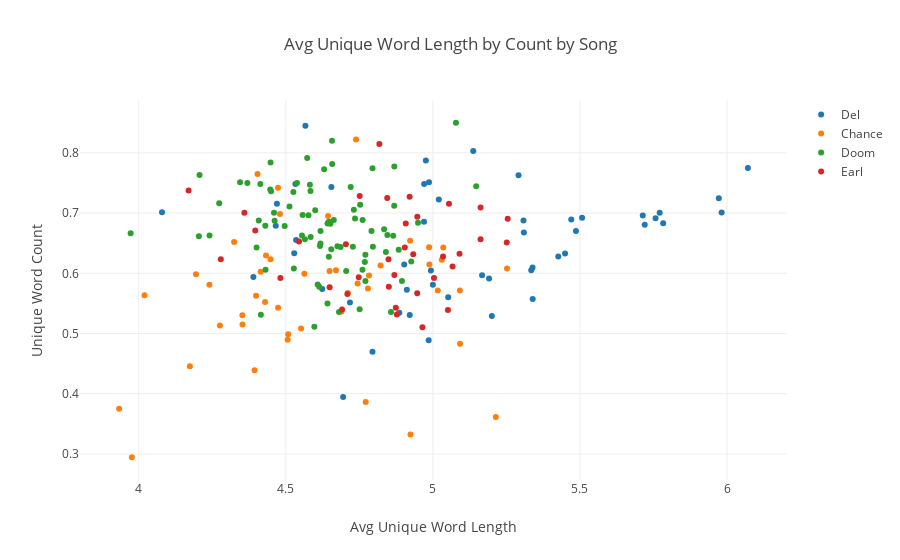

Notebook source saved alongside this figure:
### Code cell
unique_count_to_length(sub_works.values())

### Figure 1 — Plotly figure (JSON) as saved in the notebook; plotly's stock layout.template omitted (floating-point values rounded to 4 significant figures)
{"data": [{"hoverinfo": "text", "mode": "markers", "name": "Del", "text": ["Positive Contact", "Virus", "Things You Can Do", "Pay the Price", "The Return", "Talent Supercedes", "The Agony", "Do You Remember?", "Nobody Can", "What Is This Loneliness", "Melding of the Minds", "Look Across the Sky", "All We Know", "Catch a Bad One", "No Need for Alarm", "Wack M.C.'s", "Worldwide", "Love is worth", "Don't Forget the Bass", "Shit Talkers *", "Followers *", "Press Rewind", "Time is Too Expensive", "FWA (Fair Weather Associates) *", "Offspring", "Jaw Gymnastics", "Stay On Your Toes", "Catch All This", "Strange Universe", "The Repo Man Sings for You", "Hoe!", "On the Run Again", "War of the Masses", "Three Emcees", "What's Wrong with This Picture", "Oakland Blackouts", "Off the Record", "Get It", "Food Fight", "Nothing Fake/The Ultimate", "The World's Gone Mad", "Magnetizing", "The Projects (PJays)", "Clint Eastwood", "Preservation", "Fragments", "Undisputed Champs", "'94 Via Satellite", "Ride Slow"], "type": "scatter", "x": [5.771, 5.309, 5.982, 5.339, 5.47, 5.783, 5.72, 5.714, 5.972, 6.071, 5.334, 5.757, 4.976, 5.052, 4.912, 4.695, 4.39, 4.795, 4.986, 4.886, 4.624, 5.486, 5.449, 4.529, 5.426, 5.507, 4.993, 5.339, 5.137, 4.921, 4.903, 5.291, 5.02, 4.987, 4.97, 5.308, 4.567, 4.079, 4.47, 4.533, 5, 5.167, 4.466, 5.191, 4.655, 4.718, 4.97, 5.201, 4.535], "y": [0.7005, 0.6677, 0.7011, 0.5573, 0.6894, 0.6831, 0.6807, 0.6958, 0.7247, 0.7747, 0.6052, 0.6914, 0.7875, 0.5603, 0.5727, 0.3946, 0.5939, 0.4696, 0.4887, 0.5346, 0.5741, 0.67, 0.633, 0.6335, 0.6277, 0.6921, 0.6048, 0.6096, 0.8031, 0.5307, 0.6146, 0.763, 0.7226, 0.7512, 0.7481, 0.6875, 0.8451, 0.7014, 0.7155, 0.7483, 0.5812, 0.5967, 0.6791, 0.5914, 0.7434, 0.5513, 0.6856, 0.5289, 0.6552]}, {"hoverinfo": "text", "mode": "markers", "name": "Chance", "text": ["Lost", "Acid Rain", "Chain Smoker", "Everything's Good (Good Ass Outro)", "Interlude (That's Love)", "Juice", "Paranoia *", "NaNa", "Cocoa Butter Kisses", "Smoke Again", "Pusha Man", "Favorite Song", "Good Ass Intro", "Everybody's Something", "14,400 Minutes", "Brain Cells", "Juke Juke", "Missing You", "Nostalgia", "Prom Night", "U Got Me Fucked Up", "Hey Ma", "Fuck You Tahm Bout", "Family", "Windows", "Long Time II", "I Am Very Very Lonely", "Same Drugs", "Smoke Break", "Angels", "All Night", "Drown", "Blessings (Reprise)", "How Great", "Finish Line", "Mixtape", "All We Got", "D.R.A.M. Sings Special", "Juke Jam", "No Problem", "Summer Friends", "Blessings", "The Writer", "I Ain't Word", "Israel (Sparring)", "Rememory"], "type": "scatter", "x": [4.02, 5.092, 4.433, 5.214, 4.924, 4.779, 4.988, 4.644, 4.404, 4.448, 4.324, 4.48, 4.772, 4.552, 4.649, 5.252, 4.195, 4.43, 5.035, 5.092, 4.739, 4.399, 4.689, 4.474, 4.508, 4.783, 4.474, 4.276, 4.394, 3.977, 4.174, 4.353, 4.923, 5.017, 4.563, 4.506, 4.415, 3.933, 4.352, 4.744, 4.671, 4.987, 4.711, 4.822, 5.03, 4.24], "y": [0.5635, 0.5714, 0.6295, 0.3615, 0.3323, 0.5746, 0.6145, 0.6952, 0.7647, 0.6235, 0.652, 0.6983, 0.3862, 0.5083, 0.6037, 0.608, 0.5984, 0.5525, 0.6429, 0.4831, 0.8221, 0.5629, 0.5367, 0.5429, 0.4986, 0.5964, 0.7422, 0.5133, 0.439, 0.2945, 0.4457, 0.5152, 0.654, 0.5714, 0.5994, 0.4898, 0.6027, 0.375, 0.5303, 0.5829, 0.6049, 0.6434, 0.5672, 0.6131, 0.6226, 0.581]}, {"hoverinfo": "text", "mode": "markers", "name": "Doom", "text": ["Anti-Matter", "Supervillainz", "Absolutely", "More Rhymin'", "Batty-Boys", "Rap Ambush", "Ballskin", "Microwave Mayo", "Lightworks", "Gazillion Ear", "Angelz", "Strange Universe", "Raid", "Strange Ways", "Great Day", "Accordion", "Money Folder", "America's Most Blunted", "Fall Back/Titty Fat", "Space Ho's", "Vats of Urine", "Mince Meat", "Crosshairs", "Perfect Hair", "Bada Bing", "El Chupa Nibre", "No Names", "A.T.H.F.", "Basket Case", "Old School", "Benzie Box", "The Mask", "Sofa King Remix", "El Chupa Nibre Remix", "Perfect Hair II", "Korn Dogs", "Space Ho's (Madlib Remix)", "Entrees: Kookies", "Appetizers: One Beer", "Entrees: Kon Karne", "The Mic", "Who You Think I Am", "The Finest", "Hero V.S. Villain", "Greenbacks", "Go With the Flow", "Beef Rapp", "Deep Fried Frenz", "Kon Queso", "Hoe Cakes", "Rapp Snitch Knishes", "Blunt Drunk (All Outta Ale Remix)", "Angeles", "Ghostwhirl", "Rock Co.Kane Flow", "Chinatown Wars (Like a Renegade)", "Put Your Quarter Up", "Potholderz", "Closer", "Never Dead", "New Beginning", "Get 'Er Done", "Trap Door", " Cellz", "Project Jazz", "November Has Come", "In the Streets", "Highs and Lows *", "Fire Wood Drumstix", "Victory Laps", "Fly That Knot", "Blacklist", "The Unexpected", "Biochemical Equation", "Masquatch", "Ray Gun", "I Hear Voices\t", "Think I Am", "Melody (Remix)"], "type": "scatter", "x": [4.431, 4.205, 4.84, 4.869, 4.845, 5.078, 4.791, 4.949, 4.657, 4.895, 4.731, 4.447, 4.721, 4.796, 4.728, 4.618, 4.771, 4.584, 4.616, 4.555, 4.834, 4.884, 4.577, 4.538, 4.761, 4.655, 4.705, 4.753, 4.761, 4.63, 4.646, 4.462, 4.527, 4.675, 4.513, 4.926, 4.565, 4.769, 4.608, 4.658, 4.751, 4.207, 4.642, 4.681, 4.771, 4.401, 4.413, 4.858, 4.614, 4.415, 4.573, 4.597, 4.642, 4.369, 4.43, 4.345, 4.274, 3.973, 4.557, 4.663, 4.448, 4.408, 4.652, 5.147, 4.496, 4.46, 4.526, 4.795, 4.735, 4.869, 4.865, 4.585, 4.618, 4.45, 4.686, 4.582, 4.646, 4.241, 4.6], "y": [0.6061, 0.6615, 0.6354, 0.7774, 0.6638, 0.85, 0.6703, 0.684, 0.8203, 0.5872, 0.7056, 0.7391, 0.7432, 0.6442, 0.6442, 0.6497, 0.6307, 0.7366, 0.6452, 0.6626, 0.6731, 0.6392, 0.6963, 0.75, 0.6061, 0.6401, 0.604, 0.7137, 0.6884, 0.7727, 0.6856, 0.6872, 0.608, 0.6448, 0.7111, 0.6196, 0.6565, 0.619, 0.5813, 0.7817, 0.5404, 0.7632, 0.5498, 0.5356, 0.587, 0.643, 0.7482, 0.5357, 0.5779, 0.5312, 0.7914, 0.5112, 0.6825, 0.75, 0.679, 0.7513, 0.7162, 0.6667, 0.6968, 0.6886, 0.7838, 0.6877, 0.6823, 0.7444, 0.6786, 0.7004, 0.7348, 0.7744, 0.6911, 0.7124, 0.6623, 0.6605, 0.67, 0.7362, 0.6435, 0.7468, 0.6276, 0.6626, 0.7048]}, {"hoverinfo": "text", "mode": "markers", "name": "Earl", "text": ["Polo Jeans", "New Faces", "Sunday", "Whoa", "Sasquatch", "Hoarse", "Chum", "Guild", "Burgundy", "Centurion", "Pre", "Knight", "20 Wave Caps", "Hive", "Molasses", "Earl", "Pigions", "Couch", "Kill", "Stapleton", "Luper", "epaR", "Moonlight", "AssMilk", "I'm Not Real", "Chordaroy", "CopKiller", "P2", "Between Friends", "Rusty", "Bill", "Stick Up", "Fuck Your Compression", "Super Rich Kids", "Ride Slow", "Really Doe"], "type": "scatter", "x": [5.004, 4.877, 4.964, 5.254, 5.091, 5.162, 5.162, 4.869, 4.85, 4.751, 4.691, 5.035, 4.849, 5.067, 4.704, 4.905, 4.933, 4.845, 5.055, 4.874, 4.709, 4.748, 4.649, 4.947, 4.947, 4.396, 4.921, 4.545, 4.908, 4.359, 5.051, 4.169, 5.251, 4.818, 4.279, 4.481], "y": [0.5922, 0.5317, 0.5102, 0.6905, 0.6324, 0.7093, 0.6565, 0.5972, 0.5779, 0.7282, 0.5399, 0.6277, 0.6235, 0.6111, 0.6481, 0.6427, 0.6316, 0.7252, 0.7153, 0.5427, 0.5655, 0.5935, 0.5767, 0.6939, 0.5668, 0.6709, 0.7273, 0.6527, 0.6826, 0.7007, 0.5392, 0.7375, 0.6512, 0.8148, 0.6232, 0.5921]}], "layout": {"hovermode": "closest", "title": "Avg Unique Word Length by Count by Song", "xaxis": {"title": "Avg Unique Word Length"}, "yaxis": {"title": "Unique Word Count"}}}
